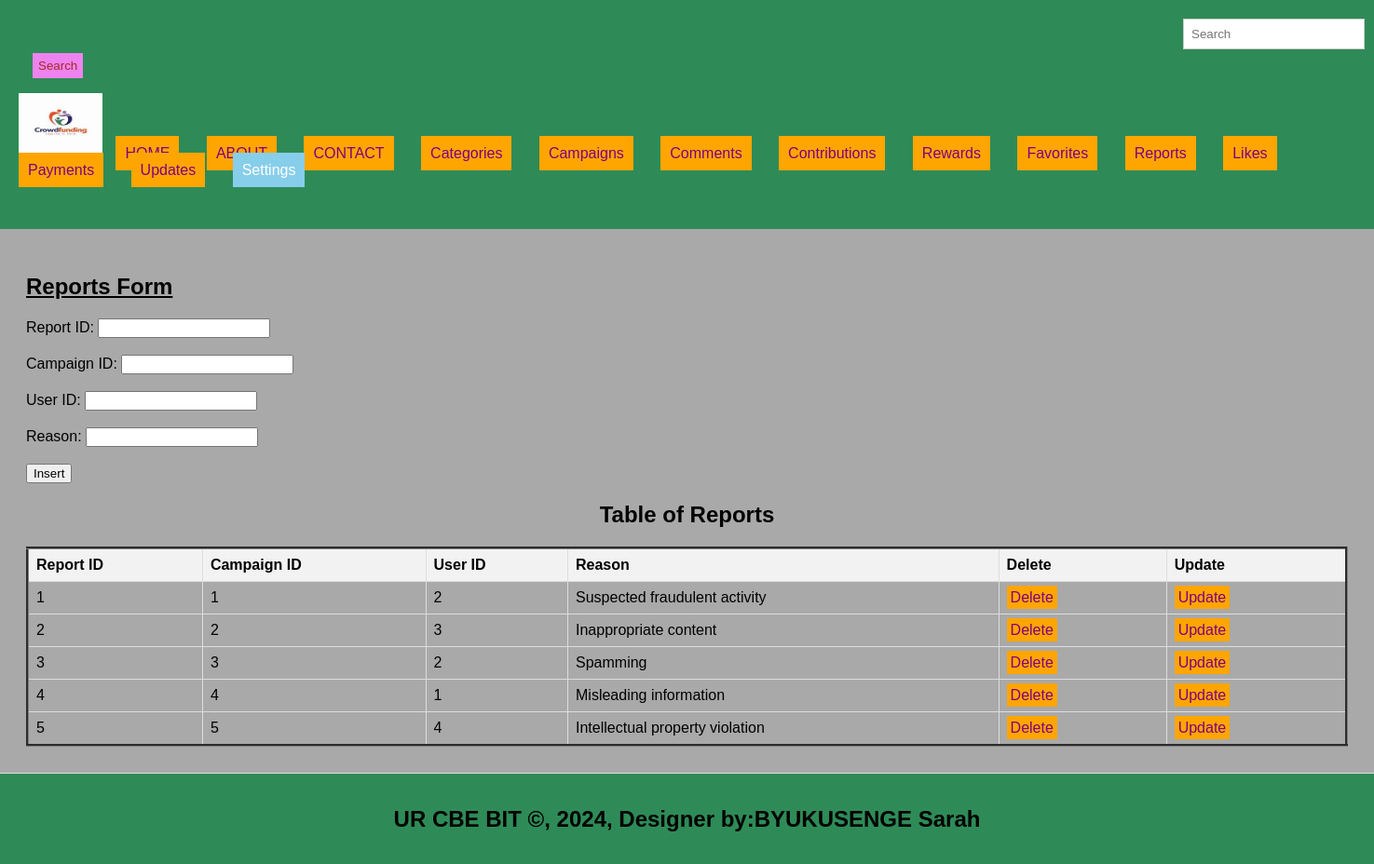
The app's page /reports.php with its own data.
### tables this page shows
CREATE TABLE `reports` (
  `report_id` int(11) NOT NULL,
  `campaign_id` int(11) DEFAULT NULL,
  `user_id` int(11) DEFAULT NULL,
  `reason` varchar(150) DEFAULT NULL
);

### reports.php (the view, shortened to what this page needs)
<!DOCTYPE html>
<html lang="en">
<head>
  <link rel="stylesheet" type="text/css" href="style.css" title="style 1" media="screen, tv, projection, handheld, print"/>
  </head>
  <header>
<body bgcolor="darkgrey">
  <form method="GET" class="d-flex" role="search" action="search.php">
      <input class="form-control me-2" type="search" placeholder="Search" aria-label="Search" name="query">
      <button class="btn btn-outline-success" type="submit">Search</button>
    </form>
  <ul style="list-style-type: none; padding: 0;">
    <li style="display: inline; margin-right: 10px;">
    <img src="./image/logopictr.jpeg" width="90" height="70" alt="Logo">
  </li>
    <li style="display: inline; margin-right: 10px;"><a href="./home.html">HOME</a></li>
    <li style="display: inline; margin-right: 10px;"><a href="./about.html">ABOUT</a></li>
    <li style="display: inline; margin-right: 10px;"><a href="./contact.html">CONTACT</a></li>
    <li style="display: inline; margin-right: 10px;"><a href="./categories.php">Categories</a></li>
    <li style="display: inline; margin-right: 10px;"><a href="./campaigns.php">Campaigns</a></li>
    <li style="display: inline; margin-right: 10px;"><a href="./comments.php">Comments</a></li>
    <li style="display: inline; margin-right: 10px;"><a href="./contributions.php">Contributions</a></li>
    <li style="display: inline; margin-right: 10px;"><a href="./rewards.php">Rewards</a></li>
    <li style="display: inline; margin-right: 10px;"><a href="./favorites.php">Favorites</a></li>
    <li style="display: inline; margin-right: 10px;"><a href="./reports.php">Reports</a></li>
    <li style="display: inline; margin-right: 10px;"><a href="./likes.php">Likes</a></li>
    <li style="display: inline; margin-right: 10px;"><a href="./payments.php">Payments</a></li>
    <li style="display: inline; margin-right: 10px;"><a href="./updates.php">Updates</a></li>
    <li class="dropdown" style="display: inline; margin-right: 10px;">
      <a href="#" style="padding: 10px; color: white; background-color: skyblue; text-decoration: none; margin-right: 15px;">Settings</a>
    </li><br><br>
  </ul>
</header>
<section>
<h1><u> Reports Form </u></h1>
<form method="post" onsubmit="return confirmInsert();">
    <label for="report_id">Report ID:</label>
    <input type="number" id="report_id" name="report_id"><br><br>
    <label for="campaign_id">Campaign ID:</label>
    <input type="number" id="campaign_id" name="campaign_id"><br><br>
    <label for="user_id">User ID:</label>
    <input type="number" id="user_id" name="user_id"><br><br>
    <label for="reason">Reason:</label>
    <input type="text" id="reason" name="reason" required><br><br>
    <input type="submit" name="add" value="Insert">
</form>
<!DOCTYPE html>
<html>
<head>
</head>
<body>
    <center><h2>Table of Reports</h2></center>
    <table border="3">
        <tr>
            <th>Report ID</th>
            <th>Campaign ID</th>
            <th>User ID</th>
            <th>Reason</th>
            <th>Delete</th>
            <th>Update</th>
        </tr>
        <?php
        include('db_connection.php');
        $sql = "SELECT * FROM reports";
        $result = $connection->query($sql);
        if ($result->num_rows > 0) {
            while ($row = $result->fetch_assoc()) {
                $report_id = $row['report_id'];
                echo "<tr>
                    <td>" . $row['report_id'] . "</td>
                    <td>" . $row['campaign_id'] . "</td>
                    <td>" . $row['user_id'] . "</td>
                    <td>" . $row['reason'] . "</td>
                    <td><a style='padding:4px' href='delete_reports.php?report_id=$report_id'>Delete</a></td>
                    <td><a style='padding:4px' href='update_reports.php?report_id=$report_id'>Update</a></td>
                </tr>";
            }
        } else {
            echo "<tr><td colspan='4'>No data found</td></tr>";
        }
        ?>
    </table>
</body>
</section>
<footer>
  <center>
    <b><h2>UR CBE BIT &copy, 2024, Designer by:BYUKUSENGE Sarah</h2></b>
  </center>
</footer>
</body>
</html>

### style.css (style rules this page uses)
body { font-family: Arial, sans-serif; margin: 0; padding: 0; }
.form-control { padding: 8px; margin-left: 4px; border: 1px solid #ccc; }
.btn { padding: 6px; background-color: violet; color: brown; border: none; }
.dropdown { position: relative; display: inline; margin-right: 10px; }
body { font-family: Arial,sans-serif; margin:0; padding:0; }
header { background-color:seagreen; padding: 20px; }
.dropdown { position: right; display:right; direction:rtl; }
section { padding:28px; border-bottom: 1px solid #ddd; }
footer { text-align: center; padding: 15px; background-color:seagreen; }

### reports.php (style rules this page uses)
a { padding: 10px; color: green; background-color: orange; text-decoration: none; margin-right: 15px; }
a:link { color: purple; }
button.btn { margin-left: 15px; margin-top: 4px; }
input.form-control { margin-left: 1250px; padding: 8px; }
table { width: 100%; border-collapse: collapse; }
th, td { border: 1px solid #ddd; padding: 8px; text-align: left; }
th { background-color: #f2f2f2; }

### records on screen
reports: report_id "1", campaign "1", user "2", reason "Suspected fraudulent activity"
reports: report_id "2", campaign "2", user "3", reason "Inappropriate content"
reports: report_id "3", campaign "3", user "2", reason "Spamming"
reports: report_id "4", campaign "4", user "1", reason "Misleading information"
reports: report_id "5", campaign "5", user "4", reason "Intellectual property violation"
